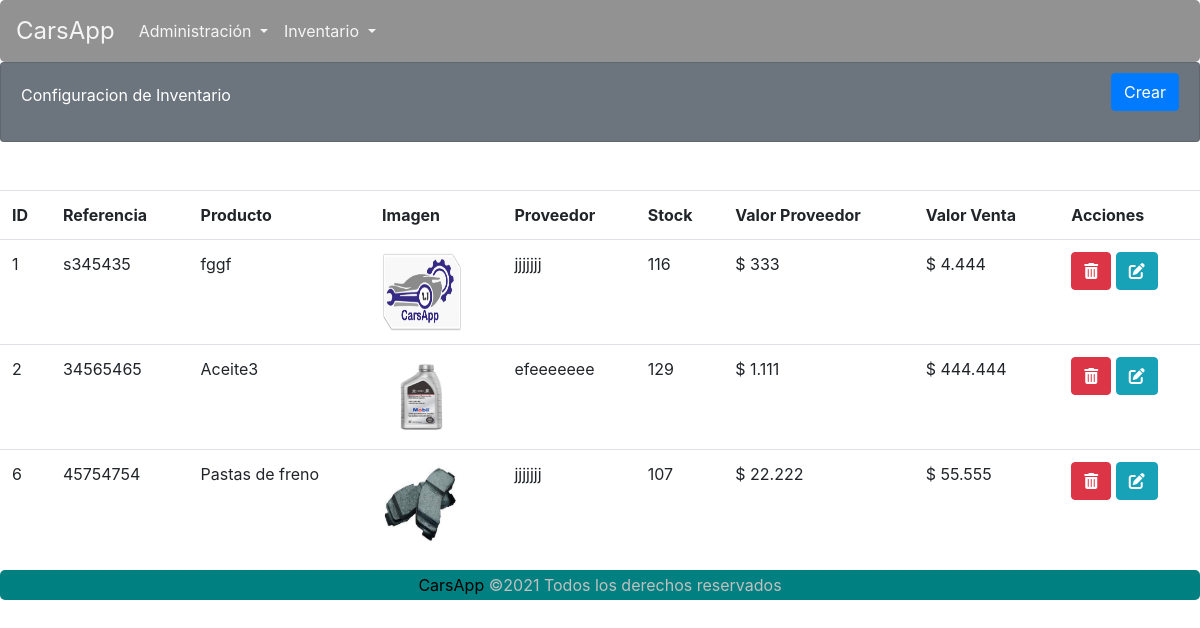
The app's page /carsapp/inventarioListar/ with its own data.
### carsapp/models.py (models this page shows, shortened)
class Inventario(models.Model):
    id_Producto = models.AutoField(primary_key=True)
    Ref = models.CharField(max_length=30, blank=False, null=False)
    producto = models.CharField(max_length=30, blank=False, null=False)
    imagen = models.ImageField(upload_to='productos', null=True)
    provedor = models.ForeignKey(Proveedor, on_delete=models.DO_NOTHING, default='Desconocido')
    stock = models.SmallIntegerField(blank=False, null=False)
    valor_Proveedor = models.IntegerField(blank=False, null=False)
    valor_Venta = models.IntegerField(blank=False, null=False)
    def __str__(self):
        return self.producto

class Proveedor(models.Model):
    id_proveedor = models.AutoField(primary_key=True)
    nit = models.CharField(max_length=30, blank=False, null=False)
    nombre = models.CharField(max_length=100, blank=False, null=False)
    direccion = models.CharField(max_length=50, blank=False, null=False)
    telefono = models.CharField(max_length=20, blank=False, null=False)
    email = models.EmailField(blank=False, null=False)

### carsapp/views.py (the view)
# urls.py: path('inventarioListar/', views.InventarioLista.as_view(), name='inventarioListar'),
class InventarioLista(ListView):
    template_name = 'carsapp/inventarioListar.html'
    queryset = Inventario.objects.all()
    paginate_by = 7
    def get_context_data(self, **kwargs):
        context = super().get_context_data(**kwargs)
        context['message'] = 'Lista de Empleados'
        print(context)
        return context

### carsapp/templates/carsapp/inventarioListar.html (shortened to what this page needs)
{% extends 'carsapp/base.html' %}
{% load humanize %}
{% load static %}
{% block contenedor %}
<div class="card text-white bg-secondary">
    <div class="card-body">
        <div>
            Configuracion de Inventario
        </div>
        <div class="btn-cerrarSesion">
            <a class="btn btn-primary" href="{% url 'carsapp:inventarioFormulario' %}" id="ID_BTNListar">Crear</a>
        </div>
    </div>
</div>
    <br>
    <br />
    {% if object_list %}
    <table class="table  table-hover">
        <tr>
            <th>ID</th>
            <th>Referencia</th>
            <th>Producto</th>
            <th>Imagen</th>
            <th>Proveedor</th>
            <th>Stock</th>
            <th>Valor Proveedor</th>
            <th>Valor Venta</th>
            <th>Acciones</th>
        </tr>
        {% for registro in object_list %}
        <tr>
            <td>{{ registro.id_Producto }}</td>
            <td>{{ registro.Ref }}</td>
            <td>{{ registro.producto }}</td>
            <td>
                {% if registro.imagen %}
                    <img src="{{ registro.imagen.url }}" width="80" height="80" alt="">
                {% endif %}
            </td>
            <td>{{ registro.provedor.nombre }}</td>
            <td>{{ registro.stock }}</td>
            <td>$ {{ registro.valor_Proveedor|intcomma }}</td>
            <td>$ {{ registro.valor_Venta|intcomma }}</td>
            <td>
                <abbr title="Eliminar producto"><a class="btn btn-danger" href="javascript:vehiculo_Eliminar('{% url 'carsapp:inventarioEliminar' registro.id_Producto %}')" role="button"><i class="fas fa-trash-alt"></i></a></abbr>
                <abbr title="Actualizar datos"><a class="btn btn-info" href="{% url 'carsapp:inventarioFormActualizar' registro.id_Producto %}" role="button"><i class="fas fa-edit"></i></a></abbr>
            </td>
        </tr>
        {% endfor %}
    </table>
    {% else %}
    No hay datos aún.
    {% endif %}
{% endblock %}

### carsapp/static/carsapp/CSS/estilos.css (style rules this page uses)
* { margin: 0; padding: 0; }
.card-body > div { display: inline-block; }
.btn-cerrarSesion { margin-top: -10px; float: right; }
.card { height: 10vh; }
h4, h2,small,a { margin: 0; padding: 0; color: black; }
a { text-decoration: none; }

### records on screen
Inventario: id_Producto "1", Ref "s345435", producto "fggf", imagen (picture), provedor.nombre "jjjjjjj", stock "116", valor_Proveedor "333", valor_Venta "4.444"
Inventario: id_Producto "2", Ref "34565465", producto "Aceite3", imagen (picture), provedor.nombre "efeeeeeee", stock "129", valor_Proveedor "1.111", valor_Venta "444.444"
Inventario: id_Producto "6", Ref "45754754", producto "Pastas de freno", imagen (picture), provedor.nombre "jjjjjjj", stock "107", valor_Proveedor "22.222", valor_Venta "55.555"
